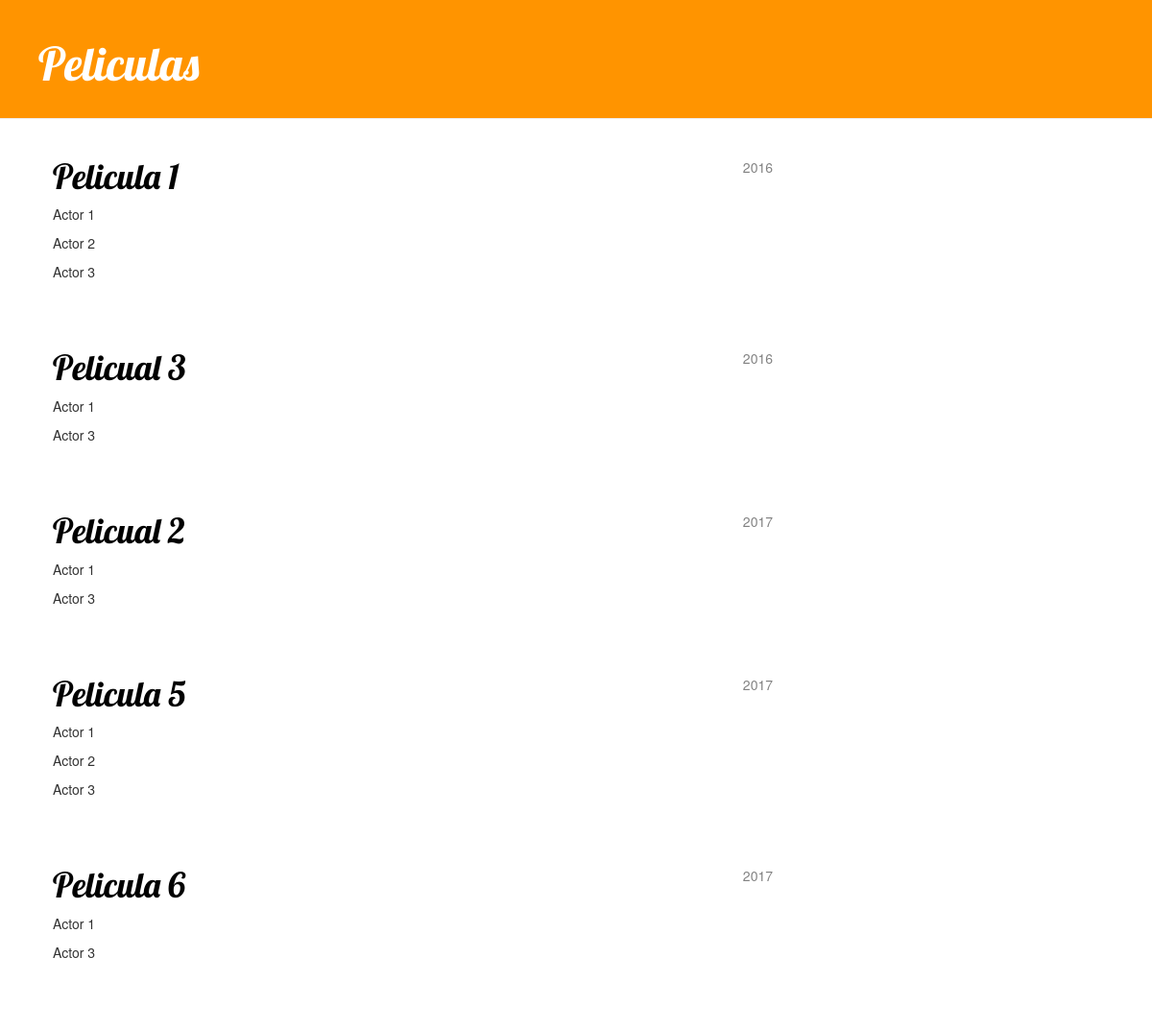
The page / on the database its author committed.
### peliculas/models.py (models this page shows, shortened)
class Pelicula(models.Model):
    nombre    = models.CharField(max_length=60)
    anio      = models.IntegerField()
    actores   = models.ManyToManyField(Actor, through='Actuacion')

class Actor(models.Model):
    nombre  =   models.CharField(max_length=30)
    fecha_nacimiento = models.DateField()

### peliculas/views.py (the view)
# urls.py: url(r'^$', views.lista_peliculas),
def lista_peliculas(request):
    peliculas = Pelicula.objects.all()
    return render(request, 'pelicula/pelicula_lista.html', {'peliculas':peliculas})

### peliculas/templates/pelicula/pelicula_lista.html
{% extends 'pelicula/base.html' %}
   {% block content %}
       {% for peli in peliculas %}
           <div class="post">
               <div class="date">
                   {{ peli.anio }}
               </div>
               <h1><a href="">{{ peli.nombre }}</a></h1>
               {% for actor in peli.actores.all %}
                  <p>{{ actor.nombre|linebreaksbr }}</p>
              {% endfor %}
           </div>
       {% endfor %}
   {% endblock content %}

### peliculas/templates/pelicula/base.html (shortened to what this page needs)
{% load staticfiles %}
   <html>
       <head>
           <link rel="stylesheet" href="//maxcdn.bootstrapcdn.com/bootstrap/3.2.0/css/bootstrap.min.css">
           <link rel="stylesheet" href="//maxcdn.bootstrapcdn.com/bootstrap/3.2.0/css/bootstrap-theme.min.css">
           <link rel="stylesheet" href="{% static 'css/pelicula.css' %}">
       </head>
       <body>
           <div class="page-header">
               <h1><a href="/">Peliculas</a></h1>
           </div>
           <div class="content container">
               <div class="row">
                   <div class="col-md-8">
                       {% block content %}
                       {% endblock %}
                   </div>
               </div>
           </div>
       </body>
   </html>

### peliculas/static/css/pelicula.css (style rules this page uses)
.page-header { background-color: #ff9400; margin-top: 0; padding: 20px 20px 20px 40px; }
.page-header h1, .page-header h1 a, .page-header h1 a:visited, .page-header h1 a:active { color: #ffffff; font-size: 36pt; text-decoration: none; }
.content { margin-left: 40px; }
h1, h2, h3, h4 { font-family: 'Lobster', cursive; }
.date { float: right; color: #828282; }
.post { margin-bottom: 70px; }
.post h1 a, .post h1 a:visited { color: #000000; }

### rows shown on the page
Pelicula: anio "2016", nombre "Pelicula 1"
Actor: nombre "Actor 1"
Actor: nombre "Actor 2"
Actor: nombre "Actor 3"
Pelicula: anio "2016", nombre "Pelicual 3"
Pelicula: anio "2017", nombre "Pelicual 2"
Pelicula: anio "2017", nombre "Pelicula 5"
Pelicula: anio "2017", nombre "Pelicula 6"
